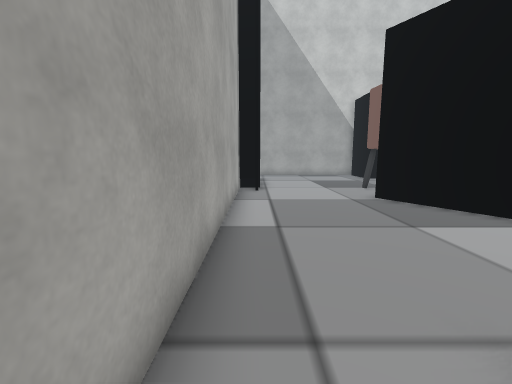
[1] (above)

19 first-person views from a walk through a scene from a Unity 3-D project. The camera is 1.5 m above the floor, tilts 8° down and sees 90° across. The floor is counted in squares, 1 m on a side. Each view is taken from the middle of a square. On the plan, view 1 faces up. The plan holds only what a view shows up to about 13 squares ahead; the rest is blank. The place goes on beyond the plan. Some animated figures are not drawn. Some surface patterns are stand-ins.

[2]
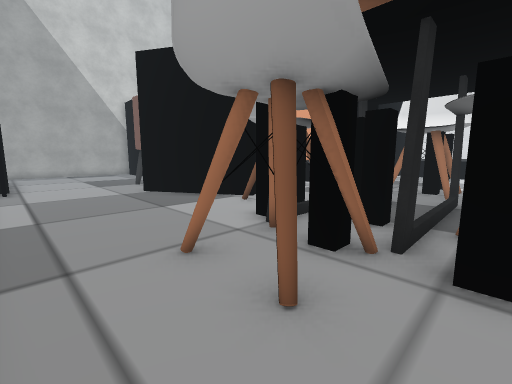

[3]
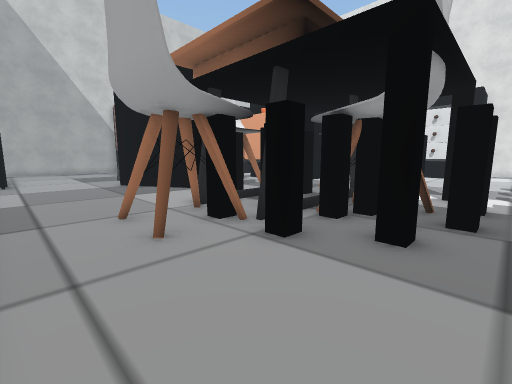

[4]
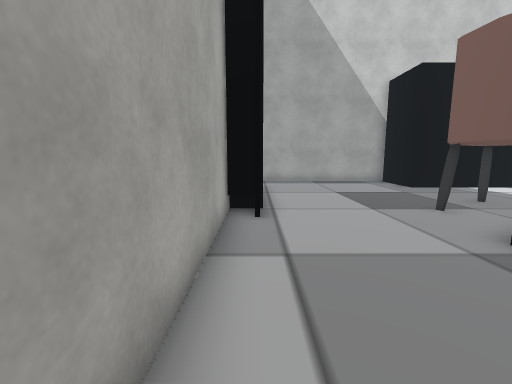

[5]
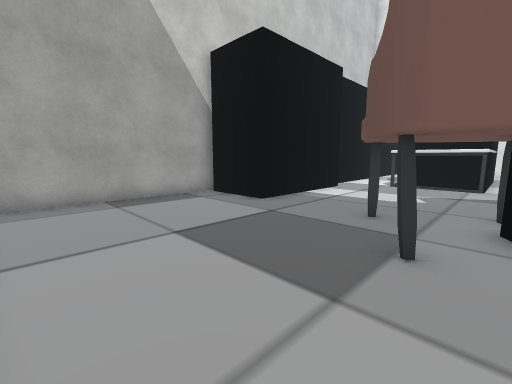

[6]
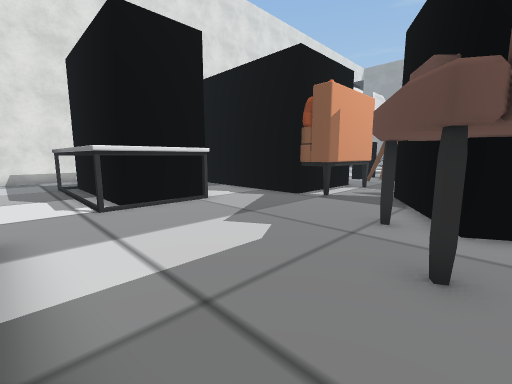

[7]
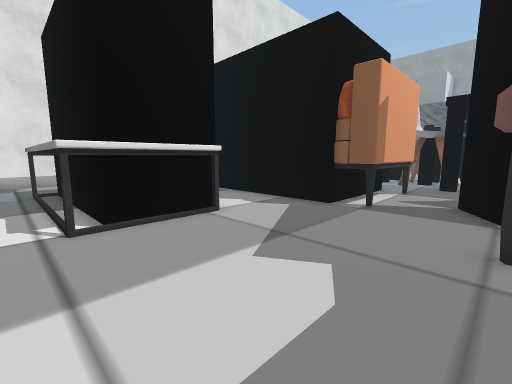

[8]
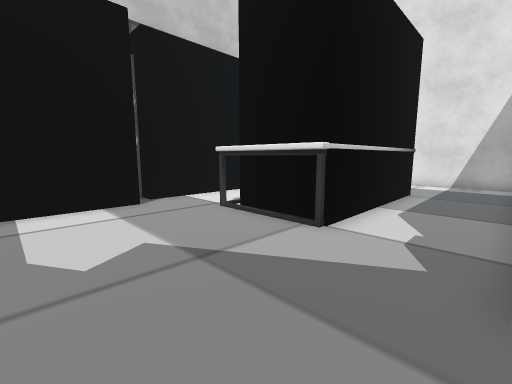

[9]
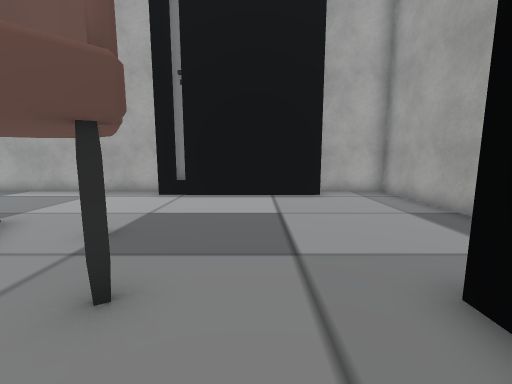

[10]
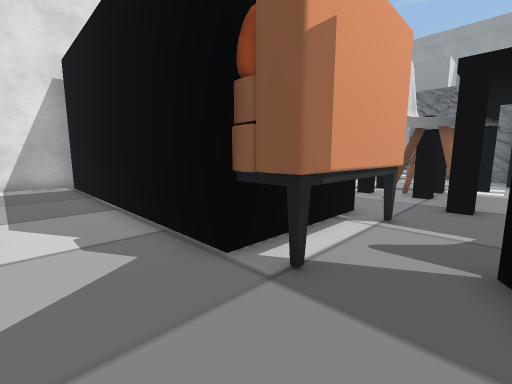

[11]
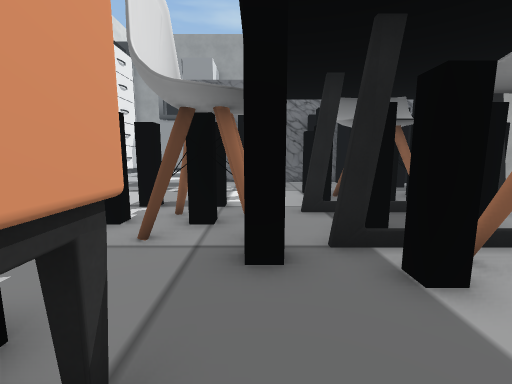

[12]
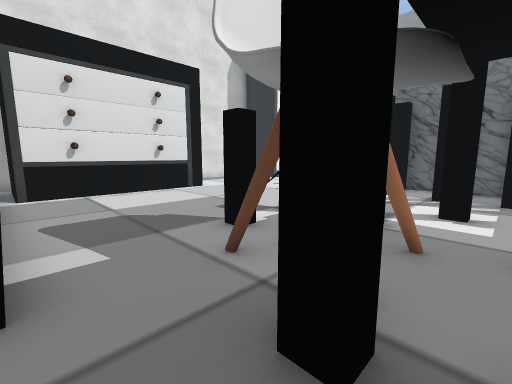

[13]
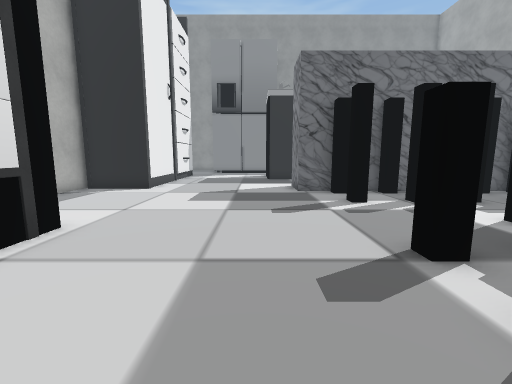

[14]
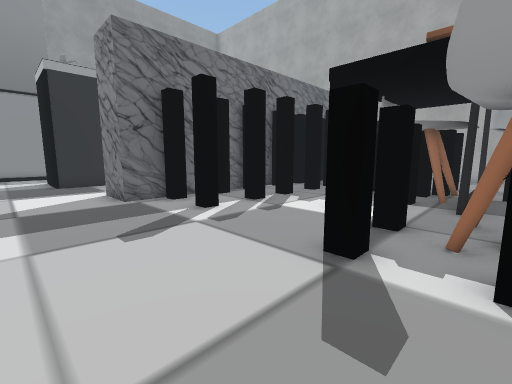

[15]
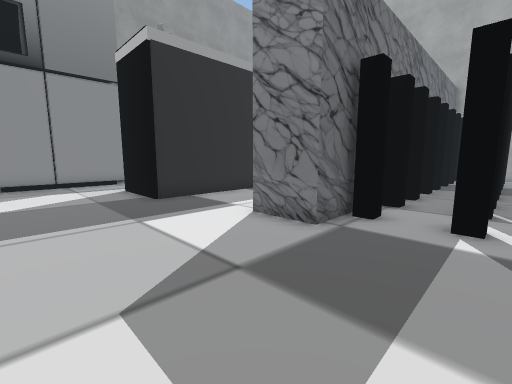

[16]
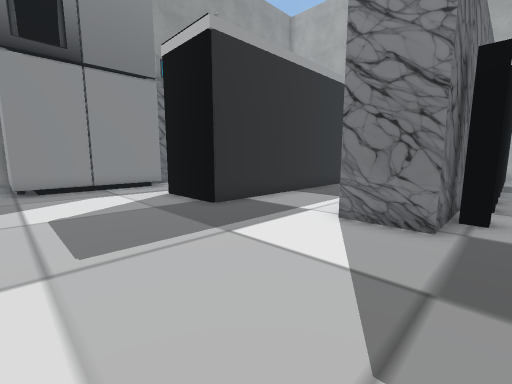

[17]
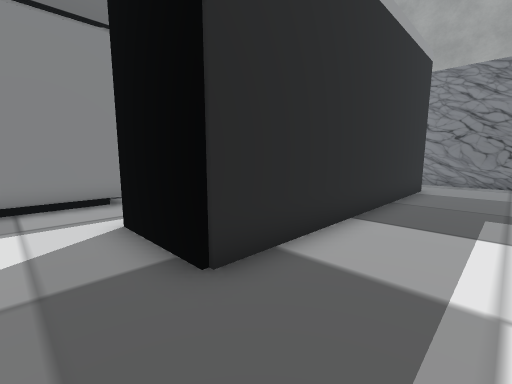

[18]
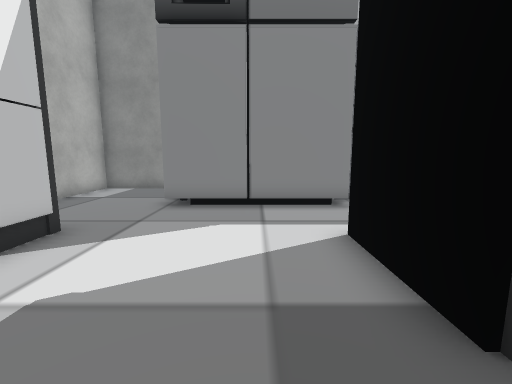

[19]
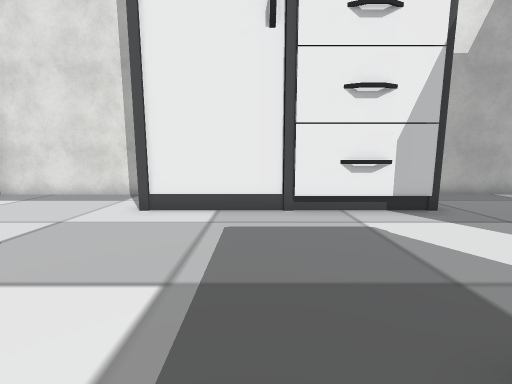

### Floor plan
Key: @ floor where view 1 was taken; # wall or solid block; x gap in a wall; . floor; = window, fence, low wall or low ledge; C chair; T table; O other object.
Columns run from 1 left of view 1 to 25 right of it. Each row starts with its distance up from view 1.
 20 ##########
 19 #........#     #
 18 #........#    ######
 17 ##.......######...........#
 16  #........................#
 15  #..............OOOOOOO...#
 14  #..............####### ..#
 13  #.......O......#######   #
 12 ##....OO........#######...#
 11 ##......##O...............#
 10 #.....   #................#
  9 #.....#  ##...............#
  8 #.....##  #..##############
  7 #......#  ##.##
  6 #......##  ..##
  5 #.......#  ..##
  4 #......C C....#       #####
  3 #......C#C ...........#
  2 #....TT # TT#.........#
  1 #..CCC ####.CCC.......#
  0  @.CC###.  .C#C.......#
 -1  ....TT=..TT..........#
 -2  ....#.##C#..#.#......#
 -3  ......CCC............#   #
 -4   ....#...#.#........... .#
 -5  . .......................#
 -6     ##.....#####..........#
 -7      # x.x.#####..........#
 -8      #.x.x.#####..........#
 -9        ##########.........#
-10                 #......####
-11                 #......#
-12    #...................#
-13    #...................#
-14    #...................#
-15    #..############.....#
-16                  #.....#
-17                  #.....#
-18                  #.....#
-19                  ........
-20                 ..........#
-21                 #######...#
-22                 #     #...#
-23                       #...#
-24                       #...#
-25                       #####

Positions as (right, up) in squares from view 1, and headings:
1: (0, 0), facing up
2: (0, -2), facing up-right
3: (0, -5), facing up-right
4: (0, 5), facing up
5: (1, 11), facing up-right
6: (7, 17), facing down-right
7: (9, 16), facing down-right
8: (10, 9), facing up-right
9: (10, 15), facing left
10: (10, 11), facing down-right
11: (11, 6), facing down
12: (10, 4), facing down-right
13: (17, 2), facing down
14: (18, 0), facing down-left
15: (20, -6), facing down-left
16: (21, -8), facing down-left
17: (18, -12), facing down-left
18: (18, -13), facing down
19: (15, -13), facing right
